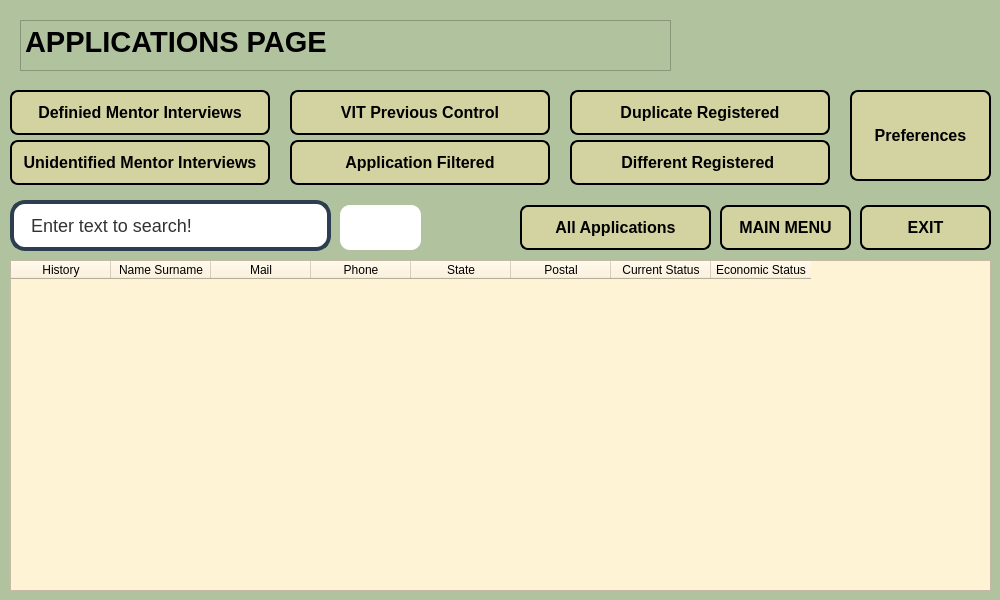
<?xml version="1.0" encoding="UTF-8"?>
<ui version="4.0">
 <class>Dialog</class>
 <widget class="QDialog" name="Dialog">
  <property name="geometry">
   <rect>
    <x>0</x>
    <y>0</y>
    <width>1000</width>
    <height>600</height>
   </rect>
  </property>
  <property name="windowTitle">
   <string>Dialog</string>
  </property>
  <property name="styleSheet">
   <string notr="true">background-color:rgb(177, 194, 158)</string>
  </property>
  <widget class="QPushButton" name="pushButton_search">
   <property name="geometry">
    <rect>
     <x>340</x>
     <y>205</y>
     <width>81</width>
     <height>45</height>
    </rect>
   </property>
   <property name="styleSheet">
    <string notr="true">QPushButton{
color:black;
background:white;
border-radius:10px;
font-weight:bold;
}
QPushButton::hover{
color:white;
background:#47545a;
border-radius:10px;
font-weight:bold
}</string>
   </property>
   <property name="text">
    <string/>
   </property>
   <property name="icon">
    <iconset>
     <normaloff>search.png</normaloff>search.png</iconset>
   </property>
  </widget>
  <widget class="QPushButton" name="pushButton_defined">
   <property name="geometry">
    <rect>
     <x>10</x>
     <y>90</y>
     <width>260</width>
     <height>45</height>
    </rect>
   </property>
   <property name="styleSheet">
    <string notr="true">
QPushButton {
    font-size: 16px;
    font-weight: bold;
    font-family: Arial;
    color: black; /* Siyah yazı rengi */
    background-color: #d3d3a1; /* Sarıya yakın gri arka plan rengi */
    border-radius: 8px; /* Köşe yuvarlama */
    padding: 8px; /* Küçük padding */
    border: 2px solid black; /* İnce siyah çerçeve */
    
    /* Gölgelendirme eklemek için: */
    box-shadow: 3px 3px 6px rgba(0, 0, 0, 0.3); /* Gölgenin boyutu ve rengi */
}

QPushButton:hover {
    background-color: #b0b072; /* Hover durumunda daha koyu sarımsı gri */
    /* Hover durumunda gölgeyi değiştirmek için */
    box-shadow: 5px 5px 10px rgba(0, 0, 0, 0.5); /* Hover sırasında daha belirgin gölge */
}</string>
   </property>
   <property name="text">
    <string>Definied Mentor Interviews</string>
   </property>
  </widget>
  <widget class="QPushButton" name="pushButton_unidentified">
   <property name="geometry">
    <rect>
     <x>10</x>
     <y>140</y>
     <width>260</width>
     <height>45</height>
    </rect>
   </property>
   <property name="styleSheet">
    <string notr="true">
QPushButton {
    font-size: 16px;
    font-weight: bold;
    font-family: Arial;
    color: black; /* Siyah yazı rengi */
    background-color: #d3d3a1; /* Sarıya yakın gri arka plan rengi */
    border-radius: 8px; /* Köşe yuvarlama */
    padding: 8px; /* Küçük padding */
    border: 2px solid black; /* İnce siyah çerçeve */
    
    /* Gölgelendirme eklemek için: */
    box-shadow: 3px 3px 6px rgba(0, 0, 0, 0.3); /* Gölgenin boyutu ve rengi */
}

QPushButton:hover {
    background-color: #b0b072; /* Hover durumunda daha koyu sarımsı gri */
    /* Hover durumunda gölgeyi değiştirmek için */
    box-shadow: 5px 5px 10px rgba(0, 0, 0, 0.5); /* Hover sırasında daha belirgin gölge */
}</string>
   </property>
   <property name="text">
    <string>Unidentified Mentor Interviews</string>
   </property>
  </widget>
  <widget class="QLineEdit" name="lineEdit_search">
   <property name="geometry">
    <rect>
     <x>10</x>
     <y>200</y>
     <width>321</width>
     <height>51</height>
    </rect>
   </property>
   <property name="styleSheet">
    <string notr="true">QLineEdit {
    font-size: 18px;
    font-family: Arial;
    color: #333;
    background-color: #fff;
    border: 4px solid #2c3e50;
    border-radius: 15px;
    padding: 10px;
    box-shadow: 5px 5px 10px rgba(0, 0, 0, 0.5);
}
QLineEdit:placeholder {
    color: rgba(150, 150, 150, 0.8);
    font-style: italic;
}
</string>
   </property>
   <property name="text">
    <string> Enter text to search!</string>
   </property>
  </widget>
  <widget class="QPushButton" name="pushButton_previous_control">
   <property name="geometry">
    <rect>
     <x>290</x>
     <y>90</y>
     <width>260</width>
     <height>45</height>
    </rect>
   </property>
   <property name="styleSheet">
    <string notr="true">
QPushButton {
    font-size: 16px;
    font-weight: bold;
    font-family: Arial;
    color: black; /* Siyah yazı rengi */
    background-color: #d3d3a1; /* Sarıya yakın gri arka plan rengi */
    border-radius: 8px; /* Köşe yuvarlama */
    padding: 8px; /* Küçük padding */
    border: 2px solid black; /* İnce siyah çerçeve */
    
    /* Gölgelendirme eklemek için: */
    box-shadow: 3px 3px 6px rgba(0, 0, 0, 0.3); /* Gölgenin boyutu ve rengi */
}

QPushButton:hover {
    background-color: #b0b072; /* Hover durumunda daha koyu sarımsı gri */
    /* Hover durumunda gölgeyi değiştirmek için */
    box-shadow: 5px 5px 10px rgba(0, 0, 0, 0.5); /* Hover sırasında daha belirgin gölge */
}</string>
   </property>
   <property name="text">
    <string>VIT Previous Control</string>
   </property>
  </widget>
  <widget class="QPushButton" name="pushButton_appfiltered">
   <property name="geometry">
    <rect>
     <x>290</x>
     <y>140</y>
     <width>260</width>
     <height>45</height>
    </rect>
   </property>
   <property name="styleSheet">
    <string notr="true">
QPushButton {
    font-size: 16px;
    font-weight: bold;
    font-family: Arial;
    color: black; /* Siyah yazı rengi */
    background-color: #d3d3a1; /* Sarıya yakın gri arka plan rengi */
    border-radius: 8px; /* Köşe yuvarlama */
    padding: 8px; /* Küçük padding */
    border: 2px solid black; /* İnce siyah çerçeve */
    
    /* Gölgelendirme eklemek için: */
    box-shadow: 3px 3px 6px rgba(0, 0, 0, 0.3); /* Gölgenin boyutu ve rengi */
}

QPushButton:hover {
    background-color: #b0b072; /* Hover durumunda daha koyu sarımsı gri */
    /* Hover durumunda gölgeyi değiştirmek için */
    box-shadow: 5px 5px 10px rgba(0, 0, 0, 0.5); /* Hover sırasında daha belirgin gölge */
}</string>
   </property>
   <property name="text">
    <string>Application Filtered</string>
   </property>
  </widget>
  <widget class="QPushButton" name="pushButton_dublicatereg">
   <property name="geometry">
    <rect>
     <x>570</x>
     <y>90</y>
     <width>260</width>
     <height>45</height>
    </rect>
   </property>
   <property name="styleSheet">
    <string notr="true">
QPushButton {
    font-size: 16px;
    font-weight: bold;
    font-family: Arial;
    color: black; /* Siyah yazı rengi */
    background-color: #d3d3a1; /* Sarıya yakın gri arka plan rengi */
    border-radius: 8px; /* Köşe yuvarlama */
    padding: 8px; /* Küçük padding */
    border: 2px solid black; /* İnce siyah çerçeve */
    
    /* Gölgelendirme eklemek için: */
    box-shadow: 3px 3px 6px rgba(0, 0, 0, 0.3); /* Gölgenin boyutu ve rengi */
}

QPushButton:hover {
    background-color: #b0b072; /* Hover durumunda daha koyu sarımsı gri */
    /* Hover durumunda gölgeyi değiştirmek için */
    box-shadow: 5px 5px 10px rgba(0, 0, 0, 0.5); /* Hover sırasında daha belirgin gölge */
}</string>
   </property>
   <property name="text">
    <string>Duplicate Registered</string>
   </property>
  </widget>
  <widget class="QPushButton" name="pushButton_differentreg">
   <property name="geometry">
    <rect>
     <x>570</x>
     <y>140</y>
     <width>260</width>
     <height>45</height>
    </rect>
   </property>
   <property name="styleSheet">
    <string notr="true">
QPushButton {
    font-size: 16px;
    font-weight: bold;
    font-family: Arial;
    color: black; /* Siyah yazı rengi */
    background-color: #d3d3a1; /* Sarıya yakın gri arka plan rengi */
    border-radius: 8px; /* Köşe yuvarlama */
    padding: 8px; /* Küçük padding */
    border: 2px solid black; /* İnce siyah çerçeve */
    
    /* Gölgelendirme eklemek için: */
    box-shadow: 3px 3px 6px rgba(0, 0, 0, 0.3); /* Gölgenin boyutu ve rengi */
}

QPushButton:hover {
    background-color: #b0b072; /* Hover durumunda daha koyu sarımsı gri */
    /* Hover durumunda gölgeyi değiştirmek için */
    box-shadow: 5px 5px 10px rgba(0, 0, 0, 0.5); /* Hover sırasında daha belirgin gölge */
}</string>
   </property>
   <property name="text">
    <string>Different Registered </string>
   </property>
  </widget>
  <widget class="QPushButton" name="pushButton_preferences">
   <property name="geometry">
    <rect>
     <x>850</x>
     <y>90</y>
     <width>141</width>
     <height>91</height>
    </rect>
   </property>
   <property name="styleSheet">
    <string notr="true">
QPushButton {
    font-size: 16px;
    font-weight: bold;
    font-family: Arial;
    color: black; /* Siyah yazı rengi */
    background-color: #d3d3a1; /* Sarıya yakın gri arka plan rengi */
    border-radius: 8px; /* Köşe yuvarlama */
    padding: 8px; /* Küçük padding */
    border: 2px solid black; /* İnce siyah çerçeve */
    
    /* Gölgelendirme eklemek için: */
    box-shadow: 3px 3px 6px rgba(0, 0, 0, 0.3); /* Gölgenin boyutu ve rengi */
}

QPushButton:hover {
    background-color: #b0b072; /* Hover durumunda daha koyu sarımsı gri */
    /* Hover durumunda gölgeyi değiştirmek için */
    box-shadow: 5px 5px 10px rgba(0, 0, 0, 0.5); /* Hover sırasında daha belirgin gölge */
}</string>
   </property>
   <property name="text">
    <string>Preferences</string>
   </property>
  </widget>
  <widget class="QPushButton" name="pushButton_allapp">
   <property name="geometry">
    <rect>
     <x>520</x>
     <y>205</y>
     <width>191</width>
     <height>45</height>
    </rect>
   </property>
   <property name="styleSheet">
    <string notr="true">
QPushButton {
    font-size: 16px;
    font-weight: bold;
    font-family: Arial;
    color: black; /* Siyah yazı rengi */
    background-color: #d3d3a1; /* Sarıya yakın gri arka plan rengi */
    border-radius: 8px; /* Köşe yuvarlama */
    padding: 8px; /* Küçük padding */
    border: 2px solid black; /* İnce siyah çerçeve */
    
    /* Gölgelendirme eklemek için: */
    box-shadow: 3px 3px 6px rgba(0, 0, 0, 0.3); /* Gölgenin boyutu ve rengi */
}

QPushButton:hover {
    background-color: #b0b072; /* Hover durumunda daha koyu sarımsı gri */
    /* Hover durumunda gölgeyi değiştirmek için */
    box-shadow: 5px 5px 10px rgba(0, 0, 0, 0.5); /* Hover sırasında daha belirgin gölge */
}</string>
   </property>
   <property name="text">
    <string>All Applications</string>
   </property>
  </widget>
  <widget class="QPushButton" name="pushButton_exit">
   <property name="geometry">
    <rect>
     <x>860</x>
     <y>205</y>
     <width>131</width>
     <height>45</height>
    </rect>
   </property>
   <property name="autoFillBackground">
    <bool>false</bool>
   </property>
   <property name="styleSheet">
    <string notr="true">
QPushButton {
    font-size: 16px;
    font-weight: bold;
    font-family: Arial;
    color: black; /* Siyah yazı rengi */
    background-color: #d3d3a1; /* Sarıya yakın gri arka plan rengi */
    border-radius: 8px; /* Köşe yuvarlama */
    padding: 8px; /* Küçük padding */
    border: 2px solid black; /* İnce siyah çerçeve */
    
    /* Gölgelendirme eklemek için: */
    box-shadow: 3px 3px 6px rgba(0, 0, 0, 0.3); /* Gölgenin boyutu ve rengi */
}

QPushButton:hover {
    background-color: #b0b072; /* Hover durumunda daha koyu sarımsı gri */
    /* Hover durumunda gölgeyi değiştirmek için */
    box-shadow: 5px 5px 10px rgba(0, 0, 0, 0.5); /* Hover sırasında daha belirgin gölge */
}</string>
   </property>
   <property name="text">
    <string>EXIT</string>
   </property>
  </widget>
  <widget class="QPushButton" name="pushButton_mainmenu">
   <property name="geometry">
    <rect>
     <x>720</x>
     <y>205</y>
     <width>131</width>
     <height>45</height>
    </rect>
   </property>
   <property name="autoFillBackground">
    <bool>false</bool>
   </property>
   <property name="styleSheet">
    <string notr="true">
QPushButton {
    font-size: 16px;
    font-weight: bold;
    font-family: Arial;
    color: black; /* Siyah yazı rengi */
    background-color: #d3d3a1; /* Sarıya yakın gri arka plan rengi */
    border-radius: 8px; /* Köşe yuvarlama */
    padding: 8px; /* Küçük padding */
    border: 2px solid black; /* İnce siyah çerçeve */
    
    /* Gölgelendirme eklemek için: */
    box-shadow: 3px 3px 6px rgba(0, 0, 0, 0.3); /* Gölgenin boyutu ve rengi */
}

QPushButton:hover {
    background-color: #b0b072; /* Hover durumunda daha koyu sarımsı gri */
    /* Hover durumunda gölgeyi değiştirmek için */
    box-shadow: 5px 5px 10px rgba(0, 0, 0, 0.5); /* Hover sırasında daha belirgin gölge */
}</string>
   </property>
   <property name="text">
    <string>MAIN MENU</string>
   </property>
  </widget>
  <widget class="QTableWidget" name="tableWidget">
   <property name="geometry">
    <rect>
     <x>10</x>
     <y>260</y>
     <width>981</width>
     <height>331</height>
    </rect>
   </property>
   <property name="styleSheet">
    <string notr="true">background-color: rgb(170, 255, 255);
background-color: rgb(255, 243, 213);</string>
   </property>
   <column>
    <property name="text">
     <string>History</string>
    </property>
   </column>
   <column>
    <property name="text">
     <string>Name Surname</string>
    </property>
   </column>
   <column>
    <property name="text">
     <string>Mail</string>
    </property>
   </column>
   <column>
    <property name="text">
     <string>Phone</string>
    </property>
   </column>
   <column>
    <property name="text">
     <string>State</string>
    </property>
   </column>
   <column>
    <property name="text">
     <string>Postal</string>
    </property>
   </column>
   <column>
    <property name="text">
     <string>Current Status</string>
    </property>
   </column>
   <column>
    <property name="text">
     <string>Economic Status</string>
    </property>
   </column>
  </widget>
  <widget class="QTextBrowser" name="textBrowser">
   <property name="geometry">
    <rect>
     <x>20</x>
     <y>20</y>
     <width>651</width>
     <height>51</height>
    </rect>
   </property>
   <property name="html">
    <string>&lt;!DOCTYPE HTML PUBLIC &quot;-//W3C//DTD HTML 4.0//EN&quot; &quot;http://www.w3.org/TR/REC-html40/strict.dtd&quot;&gt;
&lt;html&gt;&lt;head&gt;&lt;meta name=&quot;qrichtext&quot; content=&quot;1&quot; /&gt;&lt;style type=&quot;text/css&quot;&gt;
p, li { white-space: pre-wrap; }
&lt;/style&gt;&lt;/head&gt;&lt;body style=&quot; font-family:'MS Shell Dlg 2'; font-size:7.8pt; font-weight:400; font-style:normal;&quot;&gt;
&lt;p style=&quot; margin-top:0px; margin-bottom:0px; margin-left:0px; margin-right:0px; -qt-block-indent:0; text-indent:0px;&quot;&gt;&lt;span style=&quot; font-size:22pt; font-weight:600;&quot;&gt;APPLICATIONS PAGE&lt;/span&gt;&lt;/p&gt;&lt;/body&gt;&lt;/html&gt;</string>
   </property>
  </widget>
 </widget>
 <resources/>
 <connections/>
</ui>
